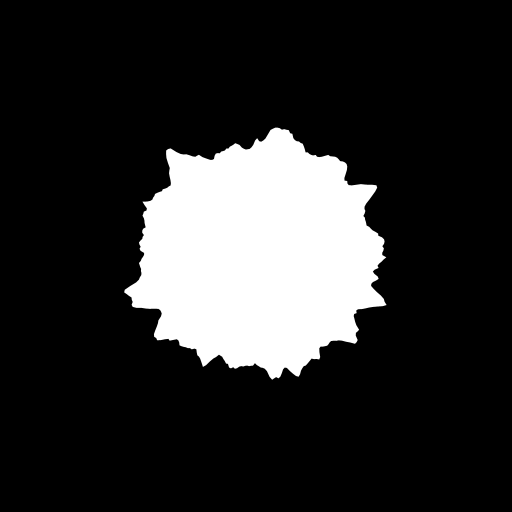
Frame 1 (no input)
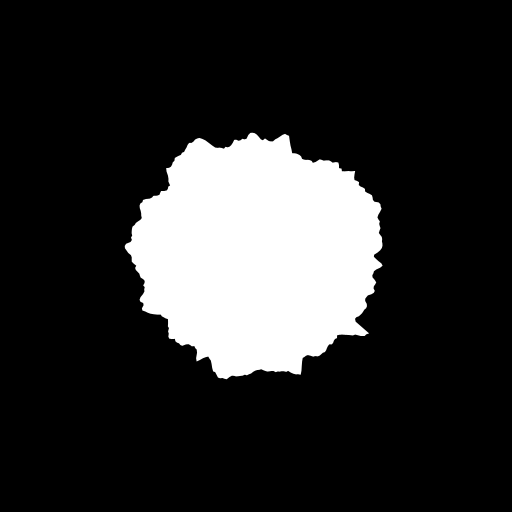
Frame 60 (the mouse pressed at the canvas centre just before this capture)
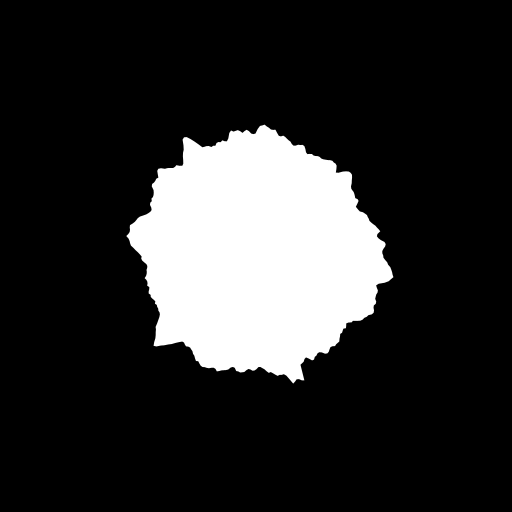
Frame 120 (the mouse held since frame 60 and released just before this capture)

The Processing sketch that drew these frames (run headless with seeded random() and noise(); from frame 60 on, the mouse is pressed at the canvas centre):

// Processing sketch: processing_133683
// ── processing_133683.pde

float offset = 0;

void setup() {
  size(512,512);
  noStroke();
  fill(255);
}

void draw() {
  background(0);
  offset+= .01;
  
  int resolution = 360;
  int radius = 100;
  int noiseHeight = 50;
  int circleX = width/2;
  int circleY = height/2;
  
  beginShape();
  for(int i=0; i<resolution; i++) {
    
    float angle = map(i,0,resolution,0,TWO_PI);
    float circleOffX = cos(angle+offset) * (radius+noise(i*.1,offset)*noiseHeight);
    float circleOffY = sin(angle+offset) * (radius+noise(i*.1,offset)*noiseHeight);
    
    float x = circleX + circleOffX;
    float y = circleY + circleOffY;
        
    vertex(x,y);
  }
  endShape();
}
